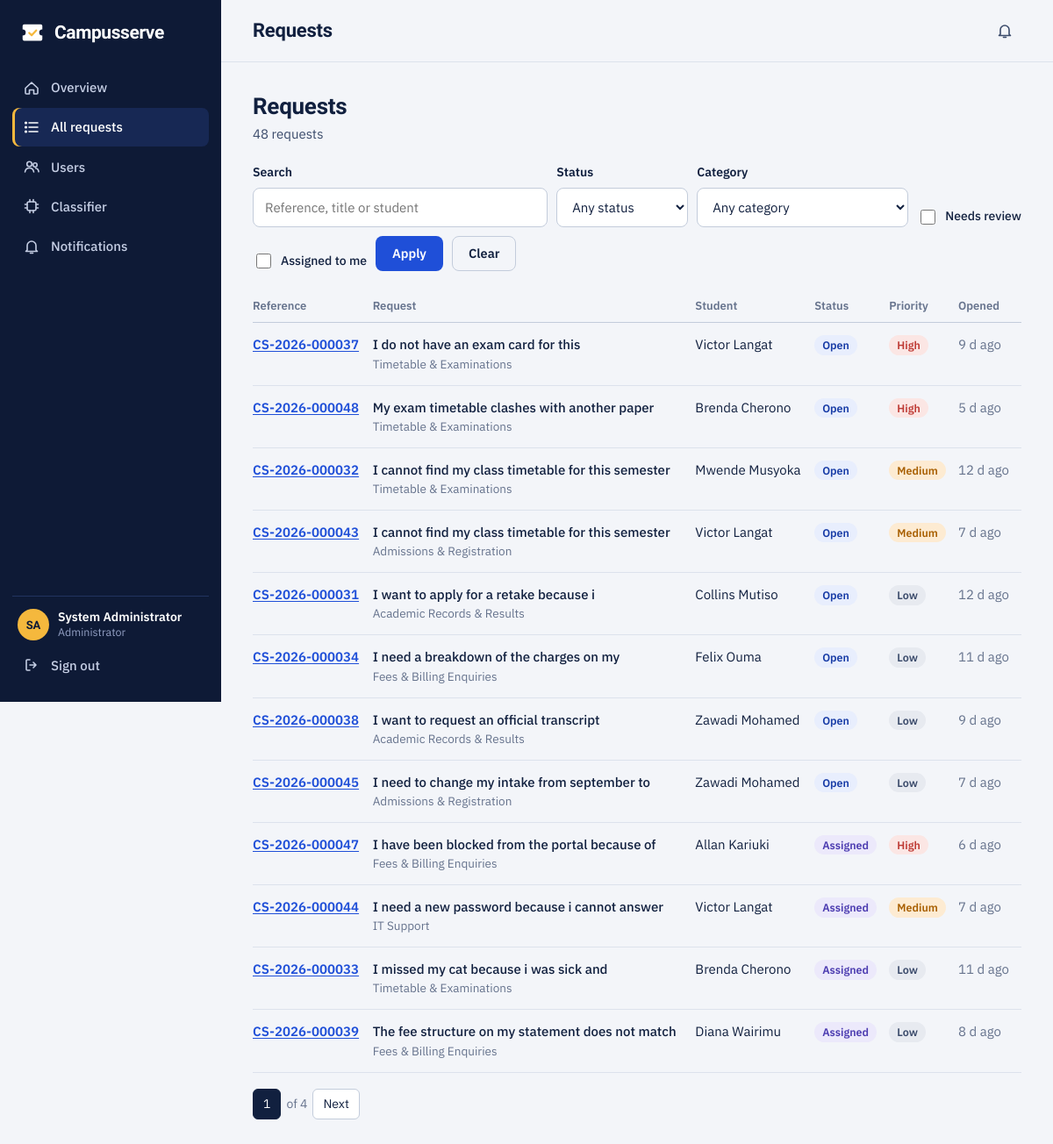
/index.php?r=tickets/index (signed in), run on the app's committed database.
### tables this page shows
CREATE TABLE users (
    id              INT UNSIGNED AUTO_INCREMENT PRIMARY KEY,
    role            ENUM('student','lecturer','staff','admin') NOT NULL,
    identifier      VARCHAR(30)  NOT NULL UNIQUE COMMENT 'admission no. for students, staff no. otherwise',
    full_name       VARCHAR(120) NOT NULL,
    email           VARCHAR(150) NOT NULL UNIQUE,
    date_of_birth   DATE NULL,
    age             TINYINT UNSIGNED NULL COMMENT 'derived from date_of_birth by triggers and a daily event; never edit by hand',
    password_hash   VARCHAR(255) NOT NULL,
    department_id   INT UNSIGNED NULL COMMENT 'staff and lecturers only',
    programme       VARCHAR(100) NULL COMMENT 'students only',
    year_of_study   TINYINT UNSIGNED NULL,
    status          ENUM('active','suspended') NOT NULL DEFAULT 'active',
    failed_attempts TINYINT UNSIGNED NOT NULL DEFAULT 0,
    locked_until    DATETIME NULL,
    last_login_at   DATETIME NULL,
    created_at      DATETIME NOT NULL DEFAULT CURRENT_TIMESTAMP,
    CONSTRAINT fk_users_dept FOREIGN KEY (department_id) REFERENCES departments(id) ON DELETE SET NULL,
    INDEX idx_users_role (role)
);

CREATE TABLE tickets (
    id                     INT UNSIGNED AUTO_INCREMENT PRIMARY KEY,
    reference_no           VARCHAR(20)  NOT NULL UNIQUE COMMENT 'e.g. CS-2026-000042',
    student_id             INT UNSIGNED NOT NULL,
    subject                VARCHAR(150) NOT NULL,
    description            TEXT NOT NULL,
    category_id            INT UNSIGNED NOT NULL,
    department_id          INT UNSIGNED NOT NULL,
    priority               ENUM('low','medium','high') NOT NULL DEFAULT 'low',
    status                 ENUM('open','assigned','in_progress','resolved','closed') NOT NULL DEFAULT 'open',
    assigned_to            INT UNSIGNED NULL,
    classification_source  ENUM('ml','rules','manual') NOT NULL DEFAULT 'ml',
    needs_review           TINYINT(1) NOT NULL DEFAULT 0,
    created_at             DATETIME NOT NULL DEFAULT CURRENT_TIMESTAMP,
    updated_at             DATETIME NOT NULL DEFAULT CURRENT_TIMESTAMP ON UPDATE CURRENT_TIMESTAMP,
    resolved_at            DATETIME NULL,
    CONSTRAINT fk_t_student  FOREIGN KEY (student_id)    REFERENCES users(id),
    CONSTRAINT fk_t_category FOREIGN KEY (category_id)   REFERENCES categories(id),
    CONSTRAINT fk_t_dept     FOREIGN KEY (department_id) REFERENCES departments(id),
    CONSTRAINT fk_t_assignee FOREIGN KEY (assigned_to)   REFERENCES users(id) ON DELETE SET NULL,
    INDEX idx_t_status (status),
    INDEX idx_t_student (student_id, created_at),
    INDEX idx_t_dept_status (department_id, status),
    INDEX idx_t_created (created_at)
);

CREATE TABLE categories (
    id             INT UNSIGNED AUTO_INCREMENT PRIMARY KEY,
    name           VARCHAR(100) NOT NULL UNIQUE COMMENT 'must match the labels the ML model predicts',
    department_id  INT UNSIGNED NOT NULL COMMENT 'default routing target',
    description    VARCHAR(255) NULL,
    CONSTRAINT fk_cat_dept FOREIGN KEY (department_id) REFERENCES departments(id)
);

### app/views/partials/ticket_rows.php (the view, shortened to what the rows shown need)
<?php if (!$rows): ?><p class="empty"><?= e($emptyText ?? 'No requests to show.') ?></p><?php else: ?>
<div class="tbl-wrap"><table class="tbl">
    <thead><tr><th>Reference</th><th>Request</th><?php if (!empty($showStudent)): ?><th>Student</th><?php endif; ?><th>Status</th><th>Priority</th><th>Opened</th></tr></thead>
    <tbody>
    <?php foreach ($rows as $r): ?>
        <tr>
            <td class="ref"><a href="<?= e(url('tickets/show', ['id' => $r['id']])) ?>"><?= e($r['reference_no']) ?></a></td>
            <td><span class="subj"><?= e($r['subject']) ?></span><div class="sub"><?= e($r['category_name']) ?><?= $r['needs_review'] ? ' ' . badge('Needs review', 'review') : '' ?></div></td>
            <?php if (!empty($showStudent)): ?><td><?= e($r['student_name']) ?></td><?php endif; ?>
            <td><?= status_badge($r['status']) ?></td>
            <td><?= priority_badge($r['priority']) ?></td>
            <td class="nowrap muted"><?= e(time_ago($r['created_at'])) ?></td>
        </tr>
    <?php endforeach; ?>
    </tbody>
</table></div>
<?php endif; ?>

### app/views/tickets/index.php (shortened to what the rows shown need)
<?php $rows = $result['rows']; ?>
<div class="page-head">
    <div><h2><?= e($title) ?></h2><p><?= (int) $result['total'] ?> request<?= $result['total'] === 1 ? '' : 's' ?><?= $filters['review'] ? ' needing a category check' : '' ?></p></div>
</div>
<form class="filters" method="get" action="<?= e(url('tickets/index')) ?>">
    <div class="field grow"><label for="q">Search</label><input type="search" id="q" name="q" value="<?= e($filters['q']) ?>" placeholder="Reference, title<?= $u['role'] !== 'student' ? ' or student' : '' ?>"></div>
</form>
<?php View::partial('ticket_rows', ['rows' => $rows, 'showStudent' => $u['role'] !== 'student', 'emptyText' => 'No requests match these filters.']); ?>

### core/helpers.php (shortened to what the rows shown need)
<?php
function e($v): string { return htmlspecialchars((string) $v, ENT_QUOTES | ENT_SUBSTITUTE, 'UTF-8'); }
function base_path_url(): string
{
    $dir = rtrim(str_replace('\\', '/', dirname($_SERVER['SCRIPT_NAME'] ?? '')), '/');
    return $dir;
}
function url(string $route = 'home/index', array $params = []): string
{
    $q = ['r' => $route] + $params;
    return base_path_url() . '/index.php?' . http_build_query($q);
}
function time_ago(?string $dt): string
{
    $s = max(0, time() - strtotime($dt));
    if ($s < 86400 * 14) return floor($s / 86400) . ' d ago';
    return date('j M Y', strtotime($dt));
}
function initials(string $name): string
{
    $parts = preg_split('/\s+/', trim(preg_replace('/^(Dr\.|Prof\.)\s*/', '', $name)));
    return strtoupper(substr($parts[0] ?? '', 0, 1) . substr($parts[1] ?? '', 0, 1));
}
function status_label(string $s): string { return TICKET_STATUSES[$s] ?? ucfirst($s); }
function role_label(string $r): string { return ['student' => 'Student', 'lecturer' => 'Lecturer', 'staff' => 'Support staff', 'admin' => 'Administrator'][$r] ?? $r; }
function badge(string $text, string $kind): string { return '<span class="badge badge-' . e($kind) . '">' . e($text) . '</span>'; }
function status_badge(string $s): string { return badge(status_label($s), $s); }
function priority_badge(string $p): string { return badge(ucfirst($p), 'p-' . $p); }

### app/views/layouts/main.php (shortened to what the rows shown need)
<?php
$role = $u['role'];
?>
<!doctype html>
<html lang="en"><head><?php View::partial('head', ['title' => $title ?? '']); ?></head>
<body class="app">
<aside class="side" id="side">
    <div class="side-foot">
        <div class="who">
            <span class="avatar"><?= e(initials($u['full_name'])) ?></span>
            <span class="who-text"><b><?= e($u['full_name']) ?></b><small><?= e(role_label($role)) ?><?= $u['department_name'] ? ', ' . e($u['department_name']) : '' ?></small></span>
        </div>
    </div>
</aside>
<div class="shell">
    <header class="top">
        <h1 class="top-title"><?= e($title ?? '') ?></h1>
    </header>
    <main id="main" class="page">
        <?= $content ?>
    </main>
</div>
</body></html>

### data on the page
users: full_name "SA", full_name "System Administrator", role "Administrator"
tickets: reference_no "CS-2026-000037", subject "I do not have an exam card for this", category.name "Timetable & Examinations", student.full_name "Victor Langat", text "Open High", created_at "9 d ago"
tickets: reference_no "CS-2026-000048", subject "My exam timetable clashes with another paper", category.name "Timetable & Examinations", student.full_name "Brenda Cherono", text "Open High", created_at "5 d ago"
tickets: reference_no "CS-2026-000032", subject "I cannot find my class timetable for this semester", category.name "Timetable & Examinations", student.full_name "Mwende Musyoka", text "Open Medium", created_at "12 d ago"
tickets: reference_no "CS-2026-000043", subject "I cannot find my class timetable for this semester", category.name "Admissions & Registration", student.full_name "Victor Langat", text "Open Medium", created_at "7 d ago"
tickets: reference_no "CS-2026-000031", subject "I want to apply for a retake because i", category.name "Academic Records & Results", student.full_name "Collins Mutiso", text "Open Low", created_at "12 d ago"
tickets: reference_no "CS-2026-000034", subject "I need a breakdown of the charges on my", category.name "Fees & Billing Enquiries", student.full_name "Felix Ouma", text "Open Low", created_at "11 d ago"
tickets: reference_no "CS-2026-000038", subject "I want to request an official transcript", category.name "Academic Records & Results", student.full_name "Zawadi Mohamed", text "Open Low", created_at "9 d ago"
tickets: reference_no "CS-2026-000045", subject "I need to change my intake from september to", category.name "Admissions & Registration", student.full_name "Zawadi Mohamed", text "Open Low", created_at "7 d ago"
tickets: reference_no "CS-2026-000047", subject "I have been blocked from the portal because of", category.name "Fees & Billing Enquiries", student.full_name "Allan Kariuki", text "Assigned High", created_at "6 d ago"
tickets: reference_no "CS-2026-000044", subject "I need a new password because i cannot answer", category.name "IT Support", student.full_name "Victor Langat", text "Assigned Medium", created_at "7 d ago"
tickets: reference_no "CS-2026-000033", subject "I missed my cat because i was sick and", category.name "Timetable & Examinations", student.full_name "Brenda Cherono", text "Assigned Low", created_at "11 d ago"
tickets: reference_no "CS-2026-000039", subject "The fee structure on my statement does not match", category.name "Fees & Billing Enquiries", student.full_name "Diana Wairimu", text "Assigned Low", created_at "8 d ago"

### other printed values
$label "Overview"
$label "All requests"
$label "Users"
$label "Classifier"
$label "Notifications"
$title "Requests"
$result['total'] "48"
$result['page'] "1"
$result['pages'] "4"
